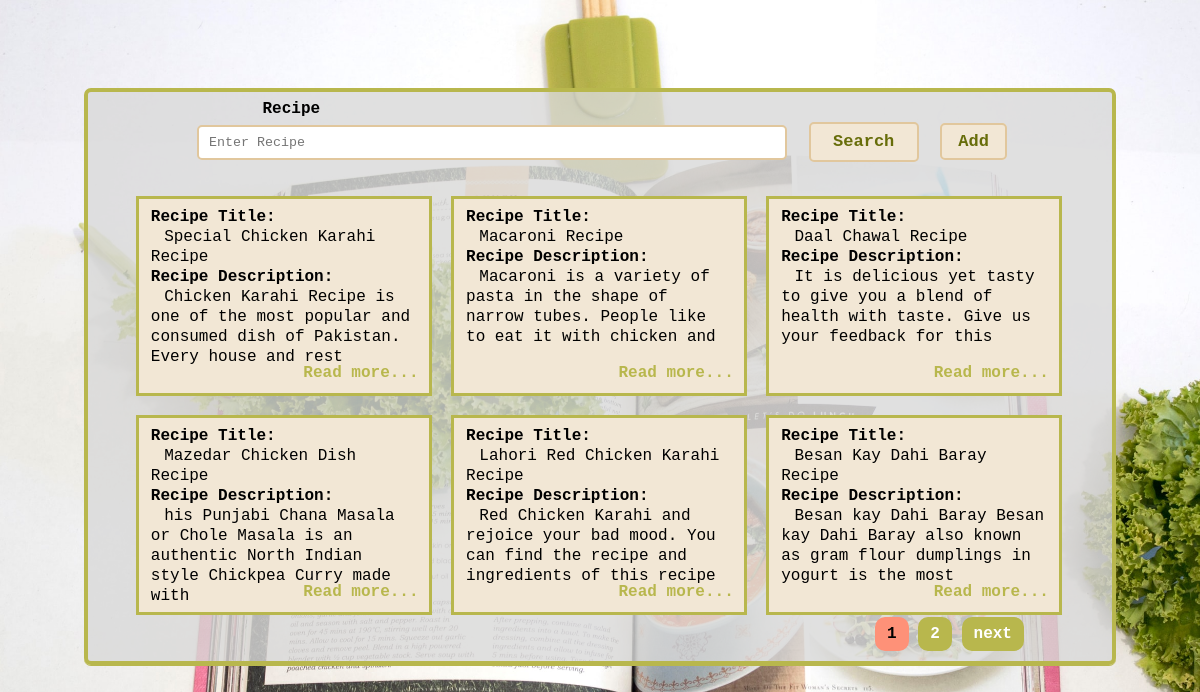
Screenshot of /searchRecipe.php with the database file from the repository.
### tables this page shows
CREATE TABLE `allrecipe` (
  `id` int(4) NOT NULL,
  `title` varchar(100) NOT NULL,
  `time` int(2) NOT NULL,
  `description` varchar(1000) NOT NULL,
  `ingredients` varchar(500) NOT NULL
);

### searchRecipe.php (the view, shortened to what this page needs)
<?php include("assests/database/connection.php");?>
    <?php
        $query = "SELECT COUNT(id) as count FROM allrecipe";
        $result = mysqli_query($connection, $query);
        $row = mysqli_fetch_assoc($result);
        $records = $row['count'];
        if($records >= 1)
        {
            $page = isset($_GET['page']) ? $_GET['page'] : 1;
            if($page > 0)
            {
            $limit = 6;
            $offset = ceil(($page - 1) * $limit);
            $totalpage = ceil($records/$limit);
            $next = $page;
            $query = "SELECT id, title, description FROM allrecipe LIMIT $limit OFFSET $offset";
            $result = mysqli_query($connection, $query);
            $output = "";
            foreach($result as $row)
            {
                $description = $row['description'];
                if(strlen($description)>100)
                {
                    $ans = str_split($description,100);
                    $split = $ans[0];
                }
                else
                {
                    $split = $description;
                }
                $output .= " <div class='float'>
                <p>Recipe Title:</p>
                <p class='detail'>{$row['title']}</p>
                <p>Recipe Description:</p>
                <p class='detail'>$split</p>
                <div class='a'><a href='readmore.php?id={$row['id']}' >Read more...</a></div>
            </div>";
            }
            $output .= "<div class='pagination'>";
            $count = 0;
            for($i = $page; $i <= $totalpage; $i++)
            {
                if($count != 3)
                {
                    if($page == $i)
                    {
                         $active = "background-color:#FE9178; color:black;";
                    }
                    else
                    {
                     $active = "";
                    }
                    $output .= " <a href='searchRecipe.php?page=$i' style='background-color:#b8b74d; color:white; padding:8px 12px; border-radius:10px; $active'>$i</a>
                    ";
                }
                else
                {
                    break;
                }
                $count = $count + 1;
            }
            if($next < $totalpage)
            {
                $next = $next + 1;
                $output .= " <a href='searchRecipe.php?page=$next' style='background-color:#b8b74d; color:white; padding:8px 12px; border-radius:10px;'>next</a>
                ";
            }
            $output .= "</div>";
            }
        }
        else
        {
             $output = "<p style='text-align:center;  background-color:#F5DAAF; font-size:20px;  padding:5px; max-width:80%; margin:auto; margin-bottom:2.3%;'>No records found<p>";
        }
    ?>
<?php include("includes/header.php");?>
<?php include("includes/search.php");?>
<?php include("includes/footer.php");?>

### includes/header.php (shortened to what this page needs)
<html lang="en">
<head>
    <link rel="stylesheet" href="assests/main.css?<?php echo rand();?>">
</head>
<body>

### includes/search.php
<div id='search' >
    <div style="text-align:center; margin-bottom:20px;">
          <form action="result.php" method="post">
     <div style="text-align:left; margin-left:12.8%;"><label for="recipe">Recipe</label></div>
        <input type="text" id="recipe" name="recipe"  minlength="3" maxlength="100"  onkeyup="alphabetOnly(this)" placeholder="Enter Recipe" style="margin-left:10px;margin-right:10px;">
        <input type="submit" name="search" value="Search" style="width:110px; padding-bottom:28px; margin-left:10px;margin-right:10px; font-weight:600; margin-left:2px; font-size:17px; background-color:#F2E7D5; color:rgb(103, 109, 10);">
        <a href="addrecipe.php" style="width:170px; padding:7px 16px; ; margin:4px 6px;   border-radius: 5px;
    border:2px solid rgb(225, 199, 157);
 font-weight:600; margin-left:2px; font-size:17px; background-color:#F2E7D5; color:rgb(103, 109, 10);">Add</a>
    </form>
        </div>
    <div style="margin-left:2.8%;">
        <?php if(isset($output))
        {
            echo $output;
        }
        ?>
    </div>
    </div>

### includes/footer.php (shortened to what this page needs)
</body>
</html>

### assests/main.css (style rules this page uses)
* { margin:0px; padding:0px; font-family: courier,sans-serif;; box-sizing:border-box; font-weight:thicker; }
body { background-image:url("image/recipe.jpg"); background-repeat:no-repeat; background-attachment:fixed; background-size:cover; }
input, textarea { padding:8px 10px; margin:4px 36px; width: 590px; height: 35px; border-radius: 5px; border:2px solid rgb(225, 199, 157); }
label { margin:4px 36px; }
#search { background-color:rgba(217, 217, 217,0.8); position:absolute; top:11%; left:7%; width:86%; padding:8px 10px; color:black; font-weight: bolder; border:4px solid #B8B74D; border-radius: 7px; box-shadow: 0px 1px #B8B74D; }
.float { position: relative; margin:1%; width:30.3%; height:200px; overflow:auto; float:left; background-color:#F2E7D5; padding:8px 12px; line-height: 20px; border:3px solid #B8B74D; }
.detail { font-weight:normal; text-indent:5%; }
.float .a { text-align:right; margin-right: 12px; }
.a a { position: absolute; bottom:10px; right:10px; }
a { text-decoration:none; color:#B8B74D; }
.pagination { clear:both; text-align:right; margin-right:8%; margin-bottom:1%; }

### rows the page displays
allrecipe: title "Special Chicken Karahi Recipe", description "Chicken Karahi Recipe is one of the most popular and consumed dish of Pakistan. Every house and rest"
allrecipe: title "Macaroni Recipe", description "Macaroni is a variety of pasta in the shape of narrow tubes. People like to eat it with chicken and"
allrecipe: title "Daal Chawal Recipe", description "It is delicious yet tasty to give you a blend of health with taste. Give us your feedback for this"
allrecipe: title "Mazedar Chicken Dish Recipe", description "his Punjabi Chana Masala or Chole Masala is an authentic North Indian style Chickpea Curry made with"
allrecipe: title "Lahori Red Chicken Karahi Recipe", description "Red Chicken Karahi and rejoice your bad mood. You can find the recipe and ingredients of this recipe"
allrecipe: title "Besan Kay Dahi Baray Recipe", description "Besan kay Dahi Baray Besan kay Dahi Baray also known as gram flour dumplings in yogurt is the most"
